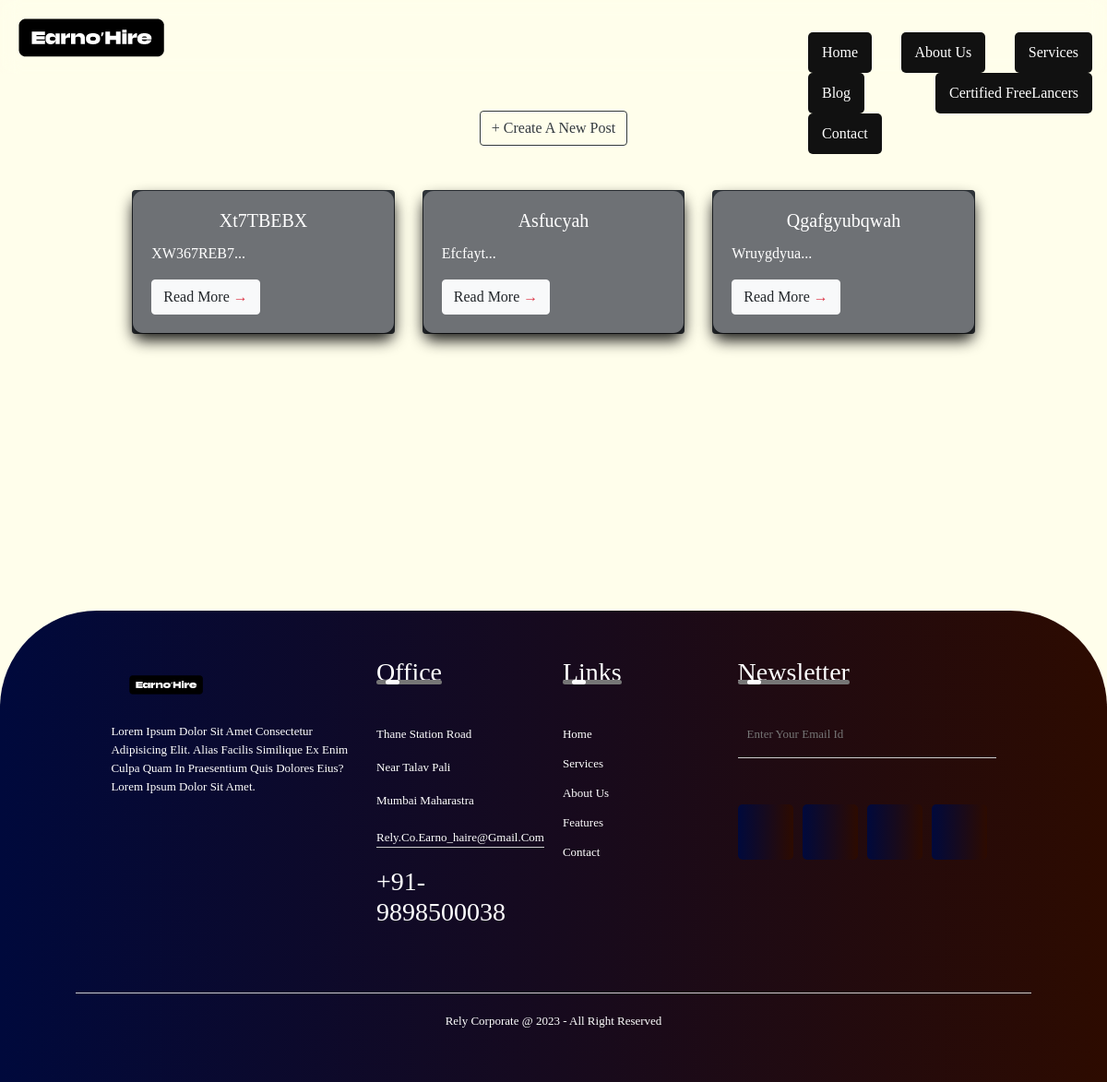
Page /blog_in.php on the committed database.
### tables this page shows
CREATE TABLE `blog` (
  `id` int(50) NOT NULL,
  `title` varchar(255) NOT NULL,
  `content` longtext NOT NULL
);

### blog_in.php (the view, shortened to what this page needs)
<?php
    include "config.php";
    $sql = "SELECT * FROM blog";
    $query = mysqli_query($conn, $sql);
?>
<!DOCTYPE html>
<html lang="en">
<head>
    <link rel="stylesheet" href="https://stackpath.bootstrapcdn.com/bootstrap/4.5.2/css/bootstrap.min.css">
</head>
<body>
<header>
        <div class="logo">
            <img src="images/Earnohire2.png" alt="">
        </div>
        <div class="navbar">
            <a href="#" class="active">Home</a>
            <a href="Knowmore.html">About Us</a>
            <a href="services.php">Services</a>
            <a href="blog_in.php">Blog</a>
            <a href="sps.php">Certified FreeLancers</a>
            <a href="contact.html">Contact</a>
        </div>
    </header>
    <br/>
    <br/>
    <br/>
    <div class="container mt-5">
        <div class="text-center">
            <a href="blog_create.php" class="btn btn-outline-dark">+ Create a new post</a>
        </div>
        <div class="row">
            <?php foreach($query as $q){ ?>
                <div class="col-12 col-lg-4 d-flex justify-content-center">
                    <div class="card text-white bg-dark mt-5" style="width: 18rem;">
                        <div class="card-body">
                            <h5 class="card-title" align="center"><?php echo $q['title'];?></h5>
                            <p class="card-text"><?php echo substr($q['content'], 0, 50);?>...</p>
                            <a href="view.php?id=<?php echo $q['id']?>" class="btn btn-light">Read More <span class="text-danger">&rarr;</span></a>
                        </div>
                    </div>
                </div>
            <?php }?>
        </div>
    </div>
    <div class="footer">
            <div class="row">
                <div class="col">
                    <img src="./images/Earnohire2.png" class="logo" alt="h">
                    <p>Lorem ipsum dolor sit amet consectetur adipisicing elit.
                        Alias facilis similique ex enim culpa quam in praesentium quis
                         dolores eius?Lorem ipsum dolor sit amet.</p>
                </div>
                <div class="col">
                    <h3>Office <div class="underline"><span></span></div></h3>
                    <p>Thane station road</p>
                    <p>near talav pali</p>
                    <p>mumbai maharastra</p>
                    <p class="email">rely.co.earno_haire@gmail.com</p>
                    <h3>+91-9898500038</h3>
                </div>
                <div class="col">
                    <h3>Links <div class="underline"><span></span></div></h3>
                   <ul>
                    <li> <a href=""> Home</a></li>
                       <li> <a href="">Services</a></li>
                       <li> <a href="">About Us</a></li>
                        <li><a href="">Features</a></li>
                       <li> <a href="">Contact</a></li>
                   </ul>
                </div>
                <div class="col">
                    <h3>Newsletter <div class="underline"><span></span></div></h3>
                    <form action="">
                        <input type="email" placeholder="Enter your Email Id" required>
                    </form>
                    <div class="social-icons">
              <a href="#">
              </a>
              <a href="#">
              </a>
              <a href="#">
              </a>
              <a href="#">
              </a>
            </div>
                </div>
            </div>
            <hr><p class="copyright">Rely Corporate @ 2023 - All Right Reserved</p>
    </div>
</body>
</html>

### blog_in.php (style rules this page uses)
body { background:#FFFEEB; }
.card-body { background:#d2cfcf5d; border-radius: .7rem; box-shadow:0 .5rem 1rem rgba(0,0,0,.9); }
* { --black:#FFFEEB; --white:#fdfff5; font-family: Britanica ExtraBold; text-decoration: none; }
* { margin:0; padding: 0; box-sizing: border-box; text-decoration: none; outline: none; border:none; transition: .2s linear; text-transform: capitalize; }
body { background-color: var(--black); background-attachment: fixed; }
.logo { margin-top: 20px; margin-left: 20px; }
header { backdrop-filter: blur(10px); position: fixed; height: 80px; z-index: 999; }
.navbar { float:right; text-decoration: none; margin-top: -65px; margin-left: 850px; }
.navbar a { margin-left: 10px; background-color: #111; padding: 10px 15px; font-weight: 30px; text-decoration: none; border-radius: 5px; color:white; }
.footer { color: white; width: 100%; font-size: 2rem; color:#fff; background: linear-gradient(to right,#00093c, #2d0b00); color: #fff; margin-top: 300px; border-top-left-radius:105px; border-top-right-radius:105px; font-size: 13px; line-height: 20px; position:absolute; padding:2.5rem 1.5rem; }
.row { width: 85%; margin: auto; display: flex; flex-wrap: wrap; align-items: flex-start; justify-content: space-between; }
.col { flex-basis: 25%; padding: 10px; }
.col:nth-child(2), .col:nth-child(3) { flex-basis: 15%; }
.logo { width: 80px; margin-bottom: 30px; }
.col h3 { width: fit-content; margin-bottom: 40px; position: relative; }
.email { width: fit-content; border-bottom: 1px solid #ccc; margin: 20px 0; }
.footer .col ul li { list-style: none; margin-bottom: 12px; }
.footer .col ul li a { text-decoration: none; color: #fff; }
form { padding-bottom: 15px; display: flex; align-items: center; justify-content: space-between; border-bottom: 1px solid #ccc; margin-bottom: 50px; }
form input { width: 100%; background: transparent; color: #ccc; border: 0; outline: none; }
.social-icons { display: flex; margin-top: 0.5rem; }
.social-icons a { width: 60px; height: 60px; border-radius: 5px; background: linear-gradient(to right,#00093c, #2d0b00); color: #fff; text-align: center; line-height: 35px; margin-right: 10px; transition: 0.3s; }
hr { width: 90%; border: 0; border-bottom: 1px solid #ccc; margin: 20px auto; }
.copyright { text-align: center; }
.underline { width: 100%; height: 5px; background: #767676; border-radius: 3px; position: absolute; top: 25px; left: 0; overflow: hidden; }
.underline span { width: 15px; height: 100%; background:#fff; border-radius: 3px; position: absolute; top: 0; left: 10px; animation: moving 2s linear infinite; }

### rows in the picture
blog: title "Xt7TBEBX", content "XW367REB7"
blog: title "Asfucyah", content "Efcfayt"
blog: title "Qgafgyubqwah", content "Wruygdyua"
